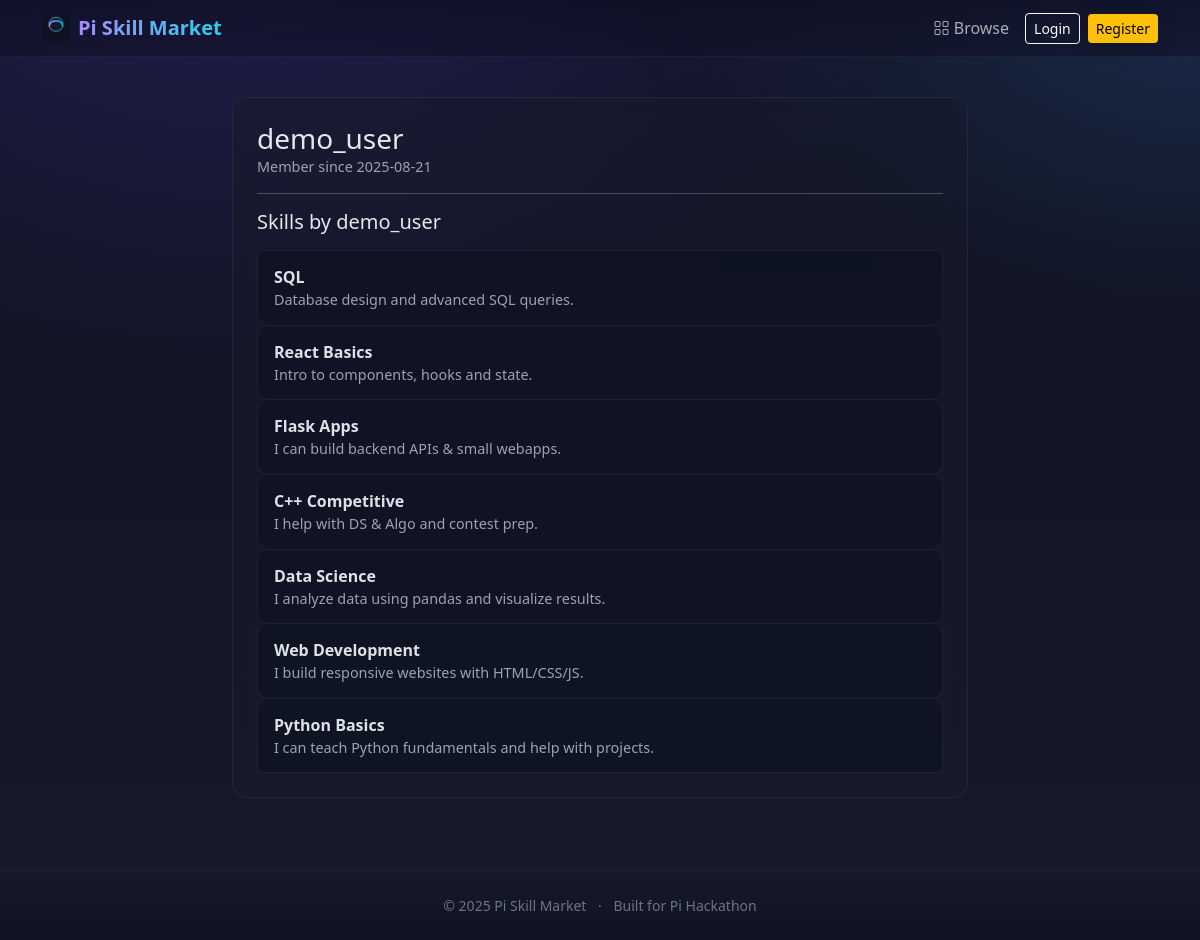
The app's page /profile/1 with its own data.
### app.py (models this page shows, shortened)
class User(db.Model, UserMixin):
    id = db.Column(db.Integer, primary_key=True)
    username = db.Column(db.String(120), unique=True, nullable=False, index=True)
    password_hash = db.Column(db.String(255), nullable=False)
    created_at = db.Column(db.DateTime, default=datetime.utcnow)
    skills = db.relationship("Skill", backref="user", lazy=True, cascade="all, delete-orphan")

class Skill(db.Model):
    id = db.Column(db.Integer, primary_key=True)
    name = db.Column(db.String(150), nullable=False)         # used in templates as s.name
    description = db.Column(db.String(600), nullable=False)
    created_at = db.Column(db.DateTime, default=datetime.utcnow)
    user_id = db.Column(db.Integer, db.ForeignKey("user.id"), nullable=False)

### app.py (the view)
@app.route("/profile/<int:user_id>")
def profile(user_id):
    user = User.query.get_or_404(user_id)
    skills = Skill.query.filter_by(user_id=user.id).order_by(Skill.id.desc()).all()
    return render_template("profile.html", profile_user=user, skills=skills)

### templates/profile.html (shortened to what this page needs)
{% extends "base.html" %}
{% block content %}
<div class="row justify-content-center">
  <div class="col-lg-8">
    <div class="p-4 glass-card fade-in">
      <div class="d-flex align-items-center justify-content-between mb-3">
        <div>
          <h3 class="m-0">{{ profile_user.username }}</h3>
          <div class="small-muted">Member since {{ profile_user.created_at.strftime('%Y-%m-%d') if profile_user.created_at else '' }}</div>
        </div>
      </div>
      <hr>
      <h5 class="mb-3">Skills by {{ profile_user.username }}</h5>
      {% if skills %}
        <div class="list-group">
          {% for s in skills %}
            <div class="list-group-item skill-item d-flex justify-content-between align-items-start">
              <div>
                <div class="fw-semibold">{{ s.name }}</div>
                <div class="small-muted">{{ s.description }}</div>
              </div>
            </div>
          {% endfor %}
        </div>
      {% else %}
        <div class="text-muted">No skills added yet.</div>
      {% endif %}
    </div>
  </div>
</div>
{% endblock %}

### static/style.css (style rules this page uses)
:root { --bg1:#0f1220; --bg2:#171a2b; --card:#161a2a80; --glass:#ffffff10; --accent:#a78bfa; --accent2:#22d3ee; --text:#e5e7eb; --muted:#9ca3af; }
* { box-sizing:border-box }
html,body { height:100%; background: radial-gradient(1200px 800px at 20% -10%, #241f52 0%, transparent 60%), radial-gradient(1000px 600px at 100% 0%, #1a2b4a 0%, transparent 55%), linear-gradient(180deg, var(--bg1), var(--bg2)); color:var(--text); margin:0; font-family: system-ui, -apple-system, "Segoe UI", Roboto, Inter, Arial, "Noto Sans", sans-serif; }
.glass-card { background: var(--card); border: 1px solid var(--glass); border-radius: 16px; backdrop-filter: blur(8px); }
.skill-item { padding:14px 16px; border:1px solid var(--glass); border-radius:12px; background: #0e1222aa; transition: transform .15s ease, box-shadow .15s ease, border-color .2s ease; }
.fade-in { animation:fade .6s ease both; }
.small-muted { color:var(--muted); font-size:.9rem; }

### records on screen
User: username "demo_user", created_at "2025-08-21"
Skill: name "SQL", description "Database design and advanced SQL queries."
Skill: name "React Basics", description "Intro to components, hooks and state."
Skill: name "Flask Apps", description "I can build backend APIs & small webapps."
Skill: name "C++ Competitive", description "I help with DS & Algo and contest prep."
Skill: name "Data Science", description "I analyze data using pandas and visualize results."
Skill: name "Web Development", description "I build responsive websites with HTML/CSS/JS."
Skill: name "Python Basics", description "I can teach Python fundamentals and help with projects."

### other values on screen
{{ 2025 }} "2025"
